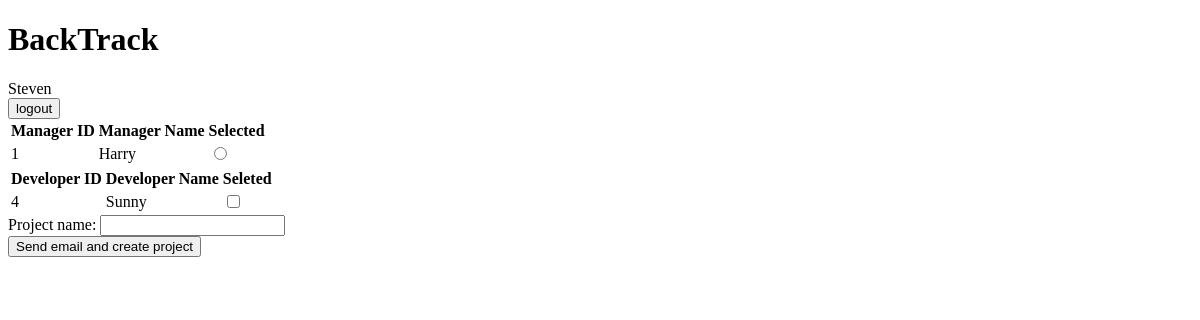
Page /BackTrack/CreateProject (signed in) on the earlier database version.
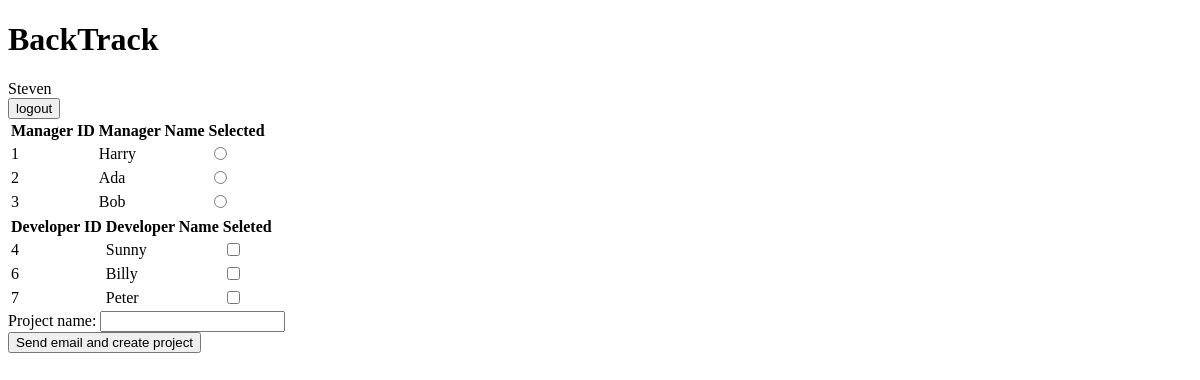
Same page on the later database version.
### BackTrack/models.py (models this page shows)
class Developer(models.Model):
    name = models.CharField(max_length=60)
    icon = models.ImageField(max_length=100,blank=True,null=True)
    project = models.ForeignKey('Project', on_delete=models.CASCADE,blank=True,null=True, related_name='Project')
    email = models.EmailField(max_length=254)
    username = models.CharField(max_length=200)
    password = models.CharField(max_length=200)
    class Meta:
        constraints = [
            models.UniqueConstraint(fields= ['username'],name='unqiue developer username'),
        ]

class Manager(models.Model):
    name = models.CharField(max_length=60)
    icon = models.ImageField(max_length=100,blank=True,null=True)
    email = models.EmailField(max_length=254)
    username = models.CharField(max_length=200)
    password = models.CharField(max_length=200)
    class Meta:
        constraints = [
            models.UniqueConstraint(fields= ['username'],name='unique manager username'),
        ]

### BackTrack/views.py (the view)
# urls.py: path('CreateProject',views.CreateProject.as_view(),name='CreateProject'),
class CreateProject(TemplateView):
    template_name = "CreateProject.html"
    def get_context_data(self, **kwargs):
        context = super().get_context_data(**kwargs)
        context['user'] = Developer.objects.filter(pk=self.request.session['id'])[0]
        context['Manager'] = Manager.objects.all()
        context['Developer'] = Developer.objects.exclude(pk=self.request.session['id']).filter(project=None)
        return context

### templates/CreateProject.html (shortened to what this page needs)
<!DOCTYPE html>
<html>
  <body>
    <div id='heading' class="col-12">
      <h1>BackTrack</h1>
      <span>{{user.name}}{{context}}</span>
      <form action="/BackTrack/logout" method="GET">
        <input type='submit' value='logout'>
      </form>
    </div>
    <form action='AddProject' method='POST'>
    <div id='manager' class="col-6">
      <table>
        <tr>
          <th>Manager ID</th>
          <th>Manager Name</th>
          <th>Selected</th>
        </tr>
        {% for manager in Manager %}
          <tr>
            <td>{{manager.pk}}</td>
            <td>{{manager.name}}</td>
            <td><input type="radio" name="manager">
          </tr>
        {% endfor %}
      </table>
    </div>
    <div id='developer' class="col-6">
      <table>
        <tr>
          <th>Developer ID</th>
          <th>Developer Name</th>
          <th>Seleted</th>
        </tr>
          {% for developer in Developer %}
          <tr>
            <td>{{developer.pk}}</td>
            <td>{{developer.name}}</td>
            <td><input type="checkbox" name="developer{{developer.pk}}"></td>
          </tr>
          {% if forloop.last %}
          </table>
          {% endif %}
          {% empty %}
          </table>
          <span>No developers are available</span>
          {% endfor %}
    </div>
    <div id='submit'>
      <label>Project name:</label>
      <input type="text"><br>
      <input type="submit" value="Send email and create project">
    </div>
  </form>
  </body>
</html>

Differences in the rows shown:
added Manager: pk "2", name "Ada"
added Manager: pk "3", name "Bob"
added Developer: pk "6", name "Billy"
added Developer: pk "7", name "Peter"
